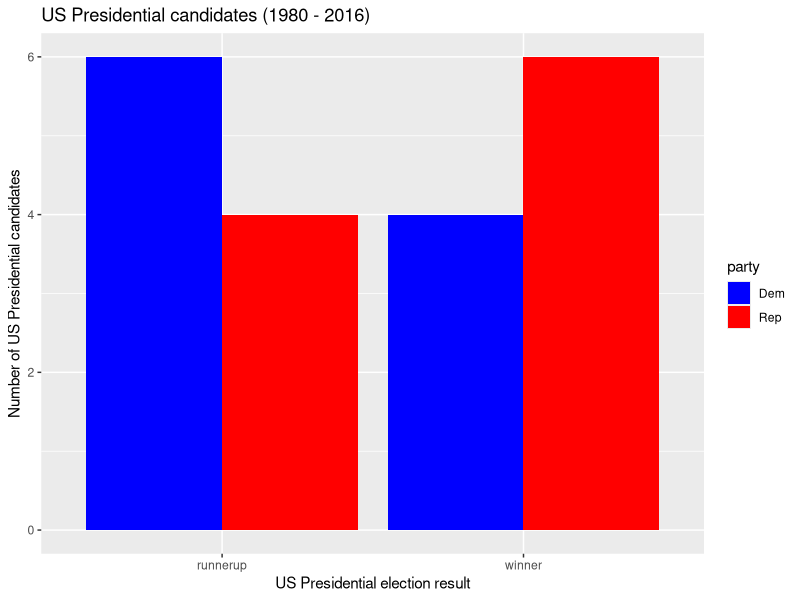

R code for this plot: (Note: this script raises an error after producing the figure.)
## ---- chunk 1
library(tidyverse)
hist_vote_wide <- read_csv("data/historical_vote_wide.csv")
hist_vote_wide
## ---- chunk 2
hist_vote_tidy <- gather(hist_vote_wide, 
                         key = result, 
                         value = candidate, 
                         winner, runnerup)
hist_vote_tidy
## ---- chunk 3
hist_vote_party <- read_csv("data/historical_vote_messy.csv")
hist_vote_party
## ---- chunk 4
hist_vote_party_gathered <- gather(hist_vote_party, 
                          key = result, 
                          value = candidate, 
                          winner, runnerup)
hist_vote_party_gathered
## ---- chunk 5
hist_vote_party_tidy <- separate(hist_vote_party_gathered,
                                 col = candidate, 
                                 into = c("candidate", "party"), 
                                 sep = "/") 
hist_vote_party_tidy
## ---- chunk 6
ggplot(hist_vote_party_tidy, aes(x = result, fill = party)) +
  geom_bar(position=position_dodge()) +
  scale_fill_manual(values=c("blue", "red")) +
  xlab("US Presidential election result") +
  ylab("Number of US Presidential candidates") +
  ggtitle("US Presidential candidates (1980 - 2016)") 

## ---- chunk 7
us_data <- read_csv("data/state_property_vote.csv")
us_data
## ---- chunk 8
ca_prop_data <- filter(us_data, state == "CA")
ca_inc_prop <- select(ca_prop_data, med_income, med_prop_val)
ca_inc_prop
## ---- chunk 9
ca_inc_prop <- filter(us_data, state == "CA") %>% select(med_income, med_prop_val)
ca_inc_prop
## ---- chunk 10
small_state_commutes <- filter(us_data, population < 1000000) %>% 
  select(state, mean_commute_minutes) %>% 
  arrange(mean_commute_minutes)
small_state_commutes
## ---- chunk 11
us_commute_time_summary <- summarize(us_data, 
                                  min_mean_commute = min(mean_commute_minutes),
                                  max_mean_commute = max(mean_commute_minutes),
                                  mean_mean_commute = mean(mean_commute_minutes))
us_commute_time_summary
## ---- chunk 12
us_commute_time_summary_by_party <- group_by(us_data, party) %>% 
  summarize(min_mean_commute = min(mean_commute_minutes),
            max_mean_commute = max(mean_commute_minutes),
            mean_mean_commute = mean(mean_commute_minutes))
us_commute_time_summary_by_party
## ---- chunk 13
head(mtcars)
## ---- chunk 14
max_of_columns <- map(mtcars, max)
max_of_columns
## ---- chunk 15
typeof(max_of_columns)
## ---- chunk 16
max_of_columns <- map_df(mtcars, max)
max_of_columns
